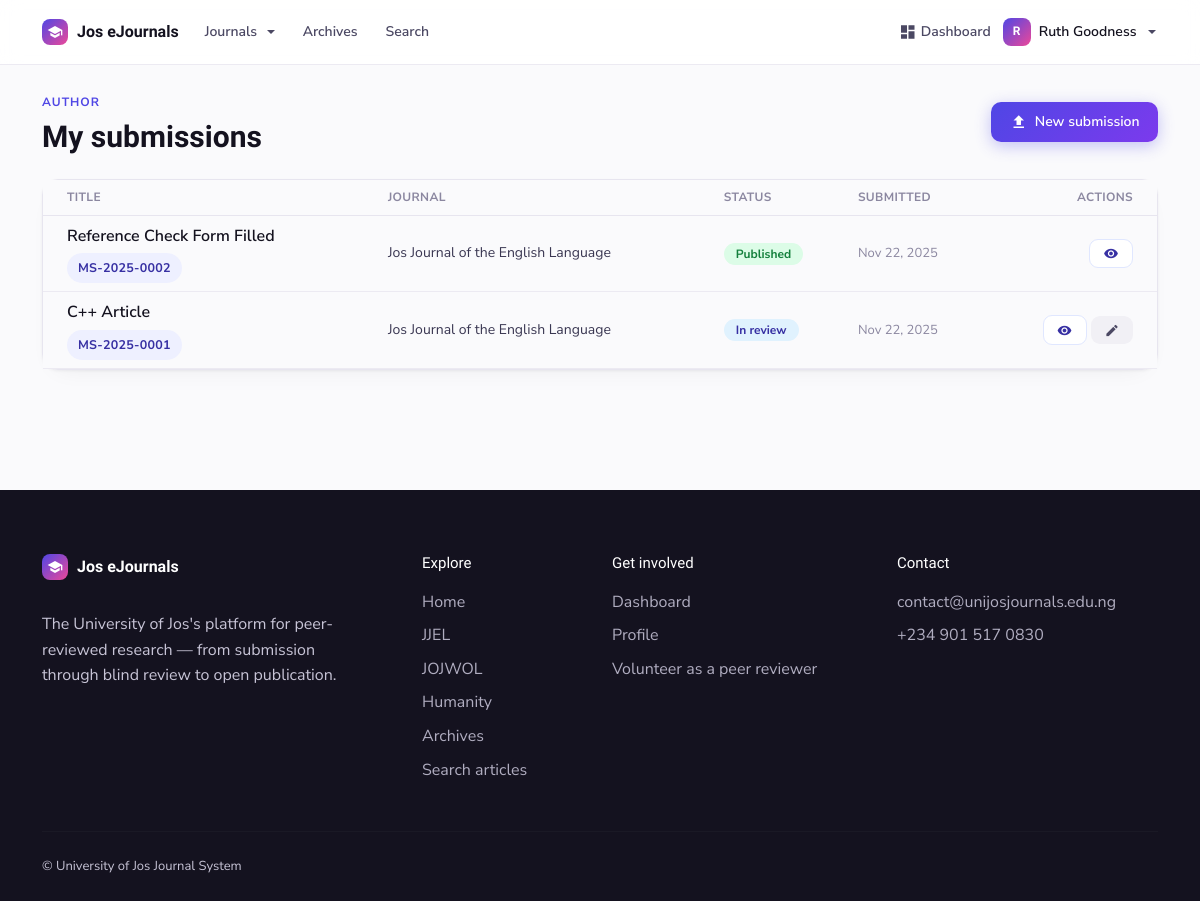
The app's page /submissions/ (signed in) with its own data.
### journalapp/models.py (models this page shows, shortened)
class SiteSettings(models.Model):
    site_title = models.CharField(max_length=100, default="University of Jos Journal System")
    site_description = models.TextField(blank=True)
    logo = models.ImageField(upload_to='site_images', blank=True, null=True)
    favicon = models.ImageField(upload_to='site_images', blank=True, null=True)
    primary_color = models.CharField(max_length=20, default="#007bff")
    secondary_color = models.CharField(max_length=20, default="#6c757d")
    footer_text = models.TextField(default="© University of Jos Journal System")
    contact_email = models.EmailField(default="contact@unijosjournals.edu.ng")
    contact_phone = models.CharField(max_length=20, blank=True)
    facebook_url = models.URLField(blank=True)
    twitter_url = models.URLField(blank=True)
    instagram_url = models.URLField(blank=True)
    linkedin_url = models.URLField(blank=True)
    class Meta:
        verbose_name = "Site Settings"
        verbose_name_plural = "Site Settings"

class CustomUser(AbstractBaseUser, PermissionsMixin):
    email = models.EmailField(unique=True)
    first_name = models.CharField(max_length=30, blank=True)
    last_name = models.CharField(max_length=30, blank=True)
    is_active = models.BooleanField(default=True)
    is_staff = models.BooleanField(default=False)
    date_joined = models.DateTimeField(default=timezone.now)
    objects = CustomUserManager()
    USERNAME_FIELD = 'email'
    REQUIRED_FIELDS = []
    class Meta:
        verbose_name = 'User'
        verbose_name_plural = 'Users'
    def get_full_name(self):
        return f"{self.first_name} {self.last_name}".strip()

class Submission(models.Model):
    STATUS_CHOICES = (
        ('pending', 'Pending Review'),
        ('preparing', 'Preparing for Review'),
        ('in_review', 'In Review'),
        ('with_editor', 'With Editor'),
        ('revision_requested', 'Revision Requested'),
        ('revised', 'Revised'),
        ('approved', 'Approved'),
        ('awaiting_payment', 'Awaiting Payment'),
        ('published', 'Published'),
        ('rejected', 'Rejected'),
    )
    AUTHOR_EDITABLE_STATES = (
        'pending', 'in_review', 'with_editor', 'revision_requested', 'revised',
    )
    author = models.ForeignKey(
        settings.AUTH_USER_MODEL,
        on_delete=models.CASCADE,
        related_name='submissions'
    )
    journal = models.ForeignKey(
        Journal,
        on_delete=models.CASCADE,
        related_name='submissions'
    )
    title = models.CharField(max_length=300, blank=True, help_text="Title will be extracted from final document")
    document = models.FileField(
        upload_to='submissions/',
        help_text="Upload your article in Word document format (.docx)"
    )
    cover_letter = models.TextField(
        blank=True,
        help_text="Optional cover letter or notes for the editor"
    )
    status = models.CharField(max_length=20, choices=STATUS_CHOICES, default='pending')
    submitted_at = models.DateTimeField(auto_now_add=True)
    updated_at = models.DateTimeField(auto_now=True)
    anonymized_identifier = models.CharField(
        max_length=50,
        unique=True,
        blank=True,
        help_text="Auto-generated anonymous identifier for blind review"
    )
    published_article = models.OneToOneField(
        Article,
        on_delete=models.SET_NULL,
        null=True,
        blank=True,
        related_name='source_submission'
    )
    class Meta:
        ordering = ['-submitted_at']
    @property
    def is_editable_by_author(self):
        return self.status in self.AUTHOR_EDITABLE_STATES

class Journal(models.Model):
    name = models.CharField(max_length=200)
    slug = models.SlugField(
        max_length=80, unique=True,
        help_text="Used in the journal's web address, e.g. 'jjel'."
    )
    abbreviation = models.CharField(
        max_length=20, blank=True,
        help_text="Short form, e.g. 'JJEL'. Shown on the journal card when no logo is set."
    )
    tagline = models.CharField(
        max_length=255, blank=True,
        help_text="One line shown under the journal name."
    )
    description = RichTextField(blank=True)
    about = RichTextField(
        blank=True,
        help_text="Aims and scope — the main text on the journal's home page."
    )
    logo = models.ImageField(
        upload_to='journal_logos', blank=True, null=True,
        help_text="Square-ish logo used on the journal cards."
    )
    cover_image = models.ImageField(upload_to='journal_covers', blank=True, null=True)
    issn_print = models.CharField(max_length=20, blank=True, verbose_name="ISSN (Print)")
    issn_online = models.CharField(max_length=20, blank=True, verbose_name="ISSN (Online)")
    published_by = models.CharField(
        max_length=255, blank=True,
        help_text="e.g. 'Department of English, University of Jos'."
    )
    contact_email = models.EmailField(blank=True)
    department = models.ForeignKey(
        Department, on_delete=models.SET_NULL, null=True, blank=True,
        related_name='journals',
        help_text="Optional internal grouping. Not shown to visitors."
    )
    order = models.PositiveIntegerField(
        default=0, help_text="Controls the order journals appear in on the home page."
    )
    is_active = models.BooleanField(
        default=True, help_text="Untick to hide this journal from the public site."
    )
    class Meta:
        ordering = ['order', 'name']

### journalapp/submission_views.py (the view)
# urls.py: path('submissions/', submission_views.submission_list, name='submission_list'),
@login_required
def submission_list(request):
    submissions = Submission.objects.filter(
        author=request.user
    ).select_related('journal').order_by('-submitted_at')
    paginator = Paginator(submissions, 10)
    page = request.GET.get('page')
    submissions = paginator.get_page(page)
    return render(request, 'submissions/submission_list.html', {
        'submissions': submissions,
    })

### journalapp/templates/submissions/submission_list.html (shortened to what this page needs)
{% extends 'journalapp/base.html' %}
{% block content %}
<div class="container py-4">
    <div class="d-flex flex-wrap justify-content-between align-items-center gap-3 mb-4">
        <div>
            <span class="uj-kicker">Author</span>
            <h1 class="mt-1 mb-0" style="font-size:30px;">My submissions</h1>
        </div>
        <a href="{% url 'submission_create' %}" class="btn btn-primary"><i class="material-icons" style="font-size:18px;">upload</i> New submission</a>
    </div>
    {% if submissions %}
    <div class="card">
        <div class="card-body p-0">
            <div class="table-responsive">
                <table class="table table-hover align-middle mb-0">
                    <thead><tr><th class="ps-4">Title</th><th>Journal</th><th>Status</th><th>Submitted</th><th class="text-end pe-4">Actions</th></tr></thead>
                    <tbody>
                        {% for submission in submissions %}
                        <tr>
                            <td class="ps-4">
                                <div class="fw-semibold" style="color:var(--uj-ink);">{{ submission.title|truncatewords:10|default:"Untitled manuscript" }}</div>
                                <div class="uj-msid mt-1">{{ submission.anonymized_identifier }}</div>
                            </td>
                            <td style="font-size:14px;">{{ submission.journal.name }}</td>
                            <td>{% include 'journalapp/partials/_submission_status.html' with status=submission.status %}</td>
                            <td style="font-size:13px; color:var(--uj-muted-2);">{{ submission.submitted_at|date:"M d, Y" }}</td>
                            <td class="text-end pe-4">
                                <a href="{% url 'submission_detail' submission.pk %}" class="btn btn-outline-primary btn-sm" title="View"><i class="material-icons" style="font-size:15px;">visibility</i></a>
                                {% if submission.status == 'revision_requested' %}<a href="{% url 'submission_revise' submission.pk %}" class="btn btn-primary btn-sm" title="Submit revision"><i class="material-icons" style="font-size:15px;">upload_file</i></a>
                                {% elif submission.is_editable_by_author %}<a href="{% url 'submission_edit' submission.pk %}" class="btn btn-light btn-sm" title="Edit"><i class="material-icons" style="font-size:15px;">edit</i></a>{% endif %}
                            </td>
                        </tr>
                        {% endfor %}
                    </tbody>
                </table>
            </div>
        </div>
    </div>
    {% endif %}
</div>
{% endblock %}

### journalapp/templates/journalapp/base.html (shortened to what this page needs)
{% load static %}
<!DOCTYPE html>
<html lang="en">
<head>
    <link href="https://cdn.jsdelivr.net/npm/bootstrap@5.3.0-alpha1/dist/css/bootstrap.min.css" rel="stylesheet">
    <link rel="stylesheet" href="https://cdnjs.cloudflare.com/ajax/libs/font-awesome/6.0.0-beta3/css/all.min.css">
    <link href="{% static 'css/theme.css' %}" rel="stylesheet">
</head>
<body class="d-flex flex-column min-vh-100">
    <header>
        <nav class="navbar navbar-expand-lg uj-navbar">
            <div class="container">
                <a class="uj-brand me-lg-4" href="{% url 'home' %}">
                    <span class="uj-brand-mark">
                        {% if site_settings.logo %}
                        <img src="{{ site_settings.logo.url }}" alt="{{ site_settings.site_title }}">
                        {% else %}
                        <i class="material-icons" style="font-size:16px;">school</i>
                        {% endif %}
                    </span>
                    <span>{{ site_settings.site_title|default:"UniJos Journals" }}</span>
                </a>
                <div class="collapse navbar-collapse" id="navbarNav">
                    <ul class="navbar-nav align-items-lg-center gap-lg-4 me-auto mt-3 mt-lg-0">
                        <li class="nav-item dropdown">
                            <a class="uj-nav-link dropdown-toggle" href="{% url 'journal_list' %}" id="journalsDropdown" role="button" data-bs-toggle="dropdown" aria-expanded="false">Journals</a>
                        </li>
                        <li class="nav-item">
                            <a class="uj-nav-link" href="{% url 'all_issues' %}">Archives</a>
                        </li>
                        <li class="nav-item">
                            <a class="uj-nav-link" href="{% url 'article_search' %}">Search</a>
                        </li>
                    </ul>
                    <ul class="navbar-nav align-items-lg-center gap-2">
                        {% if user.is_authenticated %}
                            <li class="nav-item">
                                <a class="uj-nav-link d-inline-flex align-items-center gap-1" href="{% url 'dashboard' %}">
                                    <i class="material-icons">dashboard</i> Dashboard
                                </a>
                            </li>
                            <li class="nav-item dropdown">
                                <a class="uj-nav-link dropdown-toggle d-inline-flex align-items-center gap-2" href="#" id="userDropdown" role="button" data-bs-toggle="dropdown" aria-expanded="false">
                                    <span class="uj-brand-mark" style="width:28px;height:28px;font-size:12px;font-family:var(--uj-font-heading);font-weight:700;">
                                        {{ user.get_full_name|default:user.email|first|upper }}
                                    </span>
                                    <span class="fw-semibold d-none d-lg-inline" style="color:var(--uj-ink);">{{ user.get_full_name|default:user.email }}</span>
                                </a>
                            </li>
                        {% endif %}
                    </ul>
                </div>
            </div>
        </nav>
    </header>
    <div class="toast-container position-fixed top-0 end-0 p-3" style="z-index: 9999;">
    </div>
    <main class="flex-grow-1 mb-3">
        {% block content %}{% endblock %}
    </main>
    <footer class="uj-footer">
        <div class="container">
            <div class="row g-4">
                <div class="col-lg-4 mb-2">
                    <a class="uj-brand mb-3" href="{% url 'home' %}">
                        <span class="uj-brand-mark">
                            {% if site_settings.logo %}
                            <img src="{{ site_settings.logo.url }}" alt="{{ site_settings.site_title }}">
                            {% else %}
                            <i class="material-icons" style="font-size:16px;">school</i>
                            {% endif %}
                        </span>
                        <span>{{ site_settings.site_title|default:"UniJos Journals" }}</span>
                    </a>
                    <p class="mt-3" style="max-width:320px;">{{ site_settings.site_description|default:"The University of Jos's platform for peer-reviewed research — from submission through blind review to open publication." }}</p>
                </div>
                <div class="col-6 col-lg-2 mb-2">
                    <h5>Explore</h5>
                    <ul class="list-unstyled d-grid gap-2">
                        <li><a href="{% url 'home' %}">Home</a></li>
                        {% for j in nav_journals %}
                        <li><a href="{% url 'journal_home' j.slug %}">{{ j.abbreviation|default:j.name }}</a></li>
                        {% endfor %}
                        <li><a href="{% url 'all_issues' %}">Archives</a></li>
                        <li><a href="{% url 'article_search' %}">Search articles</a></li>
                    </ul>
                </div>
                <div class="col-6 col-lg-3 mb-2">
                    <h5>Get involved</h5>
                    <ul class="list-unstyled d-grid gap-2">
                        {% if user.is_authenticated %}
                        <li><a href="{% url 'dashboard' %}">Dashboard</a></li>
                        <li><a href="{% url 'profile' %}">Profile</a></li>
                        {% else %}
                        <li><a href="{% url 'register' %}">Submit a manuscript</a></li>
                        <li><a href="{% url 'register' %}">Create an account</a></li>
                        <li><a href="{% url 'login' %}">Log in</a></li>
                        {% endif %}
                        <li><a href="{% url 'reviewer_apply' %}">Volunteer as a peer reviewer</a></li>
                    </ul>
                </div>
                <div class="col-lg-3 mb-2">
                    <h5>Contact</h5>
                    <ul class="list-unstyled d-grid gap-2">
                        {% if site_settings.contact_email %}
                        <li><a href="mailto:{{ site_settings.contact_email }}">{{ site_settings.contact_email }}</a></li>
                        {% endif %}
                        {% if site_settings.contact_phone %}
                        <li><a href="tel:{{ site_settings.contact_phone }}">{{ site_settings.contact_phone }}</a></li>
                        {% endif %}
                    </ul>
                </div>
            </div>
            <hr class="my-4">
            <div class="d-flex flex-column flex-md-row justify-content-between align-items-center gap-2" style="font-size:13px;">
                <p class="mb-0">{{ site_settings.footer_text|default:"© University of Jos Journal System. All rights reserved." }}</p>
            </div>
        </div>
    </footer>
</body>
</html>

### journalapp/templates/journalapp/partials/_submission_status.html (shortened to what this page needs)
{% if status == 'pending' %}<span class="uj-pill uj-pill--warn">Pending review</span>
{% elif status == 'preparing' %}<span class="uj-pill uj-pill--brand">Preparing for review</span>
{% elif status == 'in_review' %}<span class="uj-pill uj-pill--info">In review</span>
{% elif status == 'with_editor' %}<span class="uj-pill uj-pill--brand">With editor</span>
{% elif status == 'revision_requested' %}<span class="uj-pill uj-pill--danger">Revision requested</span>
{% elif status == 'revised' %}<span class="uj-pill">Revised</span>
{% elif status == 'approved' %}<span class="uj-pill uj-pill--success">Approved</span>
{% elif status == 'awaiting_payment' %}<span class="uj-pill uj-pill--warn">Awaiting payment</span>
{% elif status == 'published' %}<span class="uj-pill uj-pill--success">Published</span>
{% elif status == 'rejected' %}<span class="uj-pill uj-pill--danger">Rejected</span>
{% else %}<span class="uj-pill">{{ status|capfirst }}</span>{% endif %}

### records on screen
SiteSettings: site_title "Jos eJournals", site_description "The University of Jos's platform for peer-reviewed research — from submission through blind review to open publication.", contact_email "contact@unijosjournals.edu.ng", contact_phone "+234 901 517 0830", footer_text "© University of Jos Journal System"
CustomUser: get_full_name|first "R", get_full_name "Ruth Goodness"
Submission: title "Reference Check Form Filled", anonymized_identifier "MS-2025-0002", journal.name "Jos Journal of the English Language", status "Published", submitted_at "Nov 22, 2025"
Submission: title "C++ Article", anonymized_identifier "MS-2025-0001", journal.name "Jos Journal of the English Language", status "In review", submitted_at "Nov 22, 2025"
Journal: abbreviation "JJEL"
Journal: abbreviation "JOJWOL"
Journal: abbreviation "Humanity"
